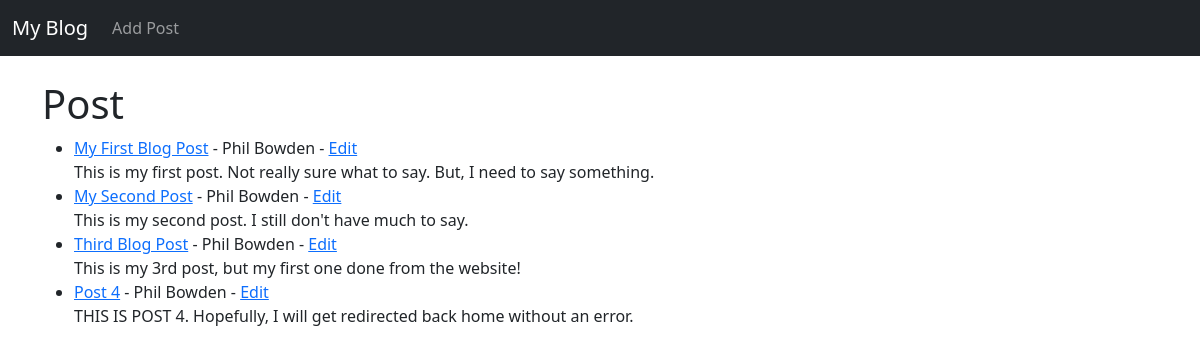
The app's page /, older data.
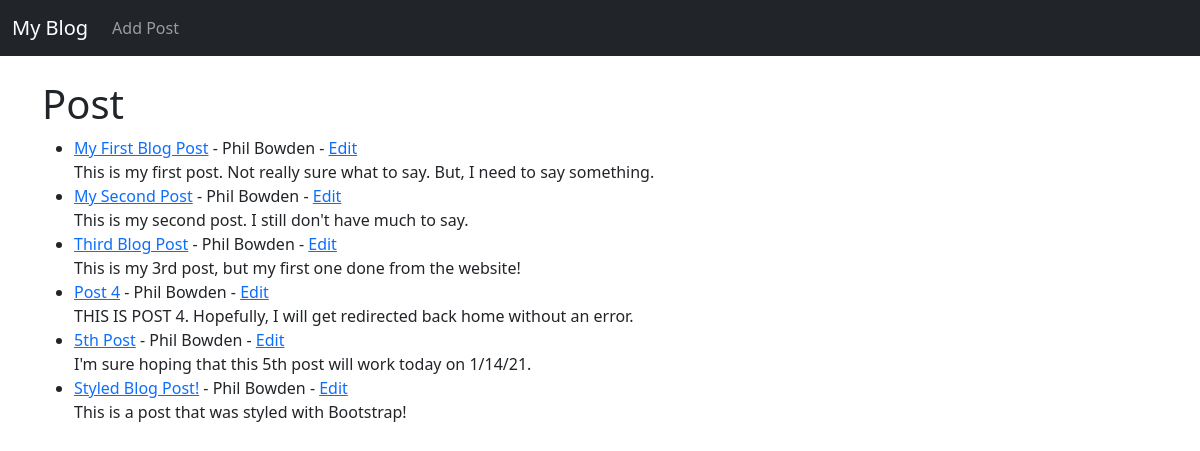
The same page, newer data.
### blogoramma/models.py (models this page shows, shortened)
class Post(models.Model):
	title = models.CharField(max_length = 255)
	title_tag = models.CharField(max_length = 255)
	author = models.ForeignKey(User, on_delete=models.CASCADE)
	body = models.TextField()

### blogoramma/views.py (the view)
# urls.py: path('', HomeView.as_view(), name="home"),
class HomeView(ListView):
    model = Post
    template_name = 'home.html'

### blogoramma/templates/home.html
{% extends 'base.html' %}
{% block content %}
<h1>Post</h1>
<ul>
{% for post in object_list %}
	<li><a href="{% url 'article-detail' post.pk %}">
	{{post.title }}</a> - {{ post.author.first_name }}
	{{ post.author.last_name }} - <a href="{% url 'update_post' post.pk %}">Edit</a> <br/>
	{{ post.body }}</li>
{% endfor %}
</ul>
{% endblock %}

### blogoramma/templates/base.html (shortened to what this page needs)
<!doctype html>
<html lang="en">
  <head>
    <link href="https://cdn.jsdelivr.net/npm/bootstrap@5.0.0-beta1/dist/css/bootstrap.min.css" rel="stylesheet">
  </head>
  <body>
    <nav class="navbar navbar-expand-lg navbar-dark bg-dark">
  <div class="container-fluid">
    <a class="navbar-brand" href="{% url 'home' %}">My Blog</a>
    <div class="collapse navbar-collapse" id="navbarSupportedContent">
      <ul class="navbar-nav me-auto mb-2 mb-lg-0">
        <li class="nav-item">
          <a class="nav-link" href="{% url 'add_post' %}">Add Post</a>
        </li>
      </ul>
    </div>
  </div>
</nav>
    <br/>
    <div class="container">
      {% block content %}
      {% endblock %}
    </div>
  </body>
</html>

Row changes from the older to the newer data that the page shows:
added Post: title "5th Post", author.first_name "Phil", author.last_name "Bowden", body "I'm sure hoping that this 5th post will work today on 1/14/21."
added Post: title "Styled Blog Post!", author.first_name "Phil", author.last_name "Bowden", body "This is a post that was styled with Bootstrap!"
